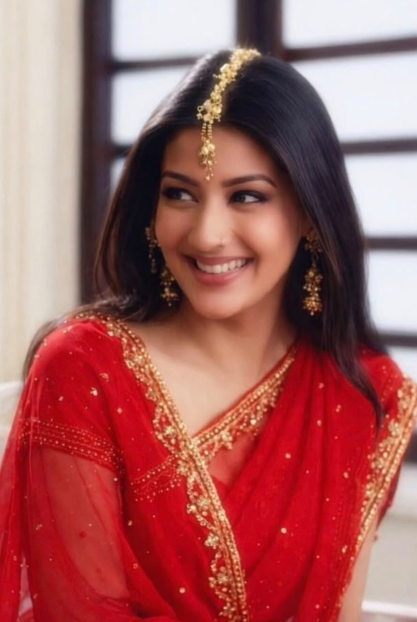
#> input picture reference/baisa_bling/img/i1.jpg, 834 x 1244 px (shown at 1/2 size)
$ python -i face.py   (imports and definitions only)
#> lines starting #> are read from the running program, lines starting #| are printed output that depends on the picture; pictures that were not available may be replaced by others from this repository, and a replacement may not be noted
"""Subject detection (SPEC §7.4): face box + free zone from the keyframes, so the planner never
guesses pixels. OpenCV Haar cascade (bundled XML); falls back to a centred default when no face
is found. All boxes are in 1080×1920 stage pixels."""

from __future__ import annotations

from dataclasses import dataclass
from pathlib import Path
from typing import Any

import structlog

# [1 line that did not run here, left out]

CASCADE = Path(__file__).resolve().parent / "data" / "haarcascade_frontalface_default.xml"
STAGE_W, STAGE_H = 1080, 1920
DEFAULT_FACE = {"x": 330, "y": 620, "w": 420, "h": 520}


@dataclass
class Subject:
    face_box: dict[str, int]
    free_zone: dict[str, int]
    detections: int
    prop_point: dict[str, int] | None = None
    # mean luminance (0-255) of the free zone across keyframes; None when unknown
    wall_luma: float | None = None

    @property
    def wall_is_dark(self) -> bool:
        return self.wall_luma is not None and self.wall_luma < 125

    # [5 lines left out: function as_plan_subject, not called in this run]


def detect_faces(image_path: Path) -> list[tuple[int, int, int, int]]:
    """(x, y, w, h) in the image's own pixels."""
    try:
        import cv2
    except ImportError:  # pragma: no cover
        return []
    img = cv2.imread(str(image_path))
    if img is None:
        return []
    cascade = cv2.CascadeClassifier(str(CASCADE))
    if cascade.empty():
        return []
    gray = cv2.cvtColor(img, cv2.COLOR_BGR2GRAY)
    min_side = max(40, int(min(img.shape[0], img.shape[1]) * 0.12))
    faces = cascade.detectMultiScale(
        gray, scaleFactor=1.1, minNeighbors=5, minSize=(min_side, min_side)
    )
    return [tuple(int(v) for v in f) for f in faces]  # type: ignore[misc]


def subject_from_keyframes(keyframes: list[Path], frame_width: int | None = None) -> Subject:
    """Median face box across keyframes (largest face per frame), scaled to stage pixels."""
    boxes: list[tuple[float, float, float, float]] = []
    for kf in keyframes:
        faces = detect_faces(kf)
        if not faces:
            continue
        x, y, w, h = max(faces, key=lambda f: f[2] * f[3])
        try:
            import cv2

            img = cv2.imread(str(kf))
            iw = img.shape[1] if img is not None else (frame_width or STAGE_W)
        except ImportError:  # pragma: no cover
            iw = frame_width or STAGE_W
        k = STAGE_W / iw
        boxes.append((x * k, y * k, w * k, h * k))
    if not boxes:
        log.info("face_not_found", keyframes=len(keyframes))
        fb: dict[str, int] = dict(DEFAULT_FACE)
        fz = free_zone_for(fb)
        return Subject(fb, fz, 0, prop_point_for(fb), wall_luma(keyframes, fz))
    boxes.sort(key=lambda b: b[1])
    mid = boxes[len(boxes) // 2]
    # Haar boxes hug the face; widen a little for hair and chin so text keeps clear of it.
    bx, by, bw, bh = mid
    fb2: dict[str, int] = {
        "x": int(max(0, bx - 0.12 * bw)),
        "y": int(max(0, by - 0.25 * bh)),
        "w": int(min(STAGE_W, bw * 1.24)),
        "h": int(min(STAGE_H, bh * 1.5)),
    }
    fz = free_zone_for(fb2)
    luma = wall_luma(keyframes, fz)
    log.info("face_found", detections=len(boxes), face=fb2, wall_luma=luma)
    return Subject(fb2, fz, len(boxes), prop_point_for(fb2), luma)


# [37 lines left out: functions free_zone_for, prop_point_for, wall_luma, not called in this run]

>>> import cv2
>>> picture = cv2.imread('../../../reference/baisa_bling/img/i1.jpg', cv2.IMREAD_GRAYSCALE)
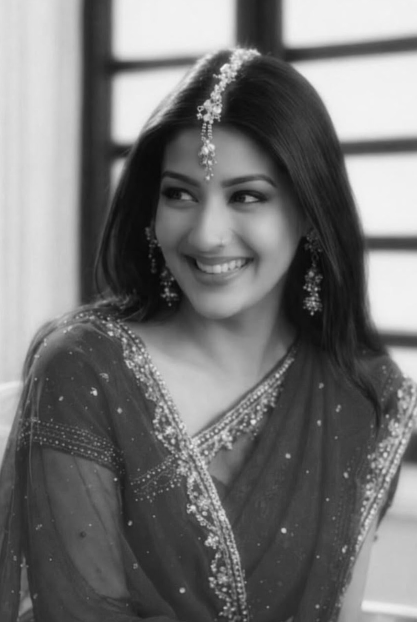
#> picture: shape (1244, 834) (shown at 1/2 size); min 6, max 246, mean 115.8
>>> result = subject_from_keyframes(picture)
#> in detect_faces, img is the input picture: shape (1244, 834, 3); mean B, G, R 94.9, 95.3, 164.2
#> in detect_faces, `faces = cascade.detectMultiScale( gray, scaleFactor=1.1, minNeighbors=..`: faces = [[271, 266, 338, 338]]
#> in subject_from_keyframes, `faces = detect_faces(kf)`: faces = [(271, 266, 338, 338)]
#> in subject_from_keyframes, `x, y, w, h = max(faces, key=lambda f: f[2] * f[3])`: x = 271; y = 266; w = 338
#> in subject_from_keyframes, `iw = img.shape[1] if img is not None else (frame_width or STAGE_W)`: iw = 834
#> in subject_from_keyframes, `k = STAGE_W / iw`: k = 1.29
#> pass 2 of the loop in subject_from_keyframes, `for kf in keyframes:`:
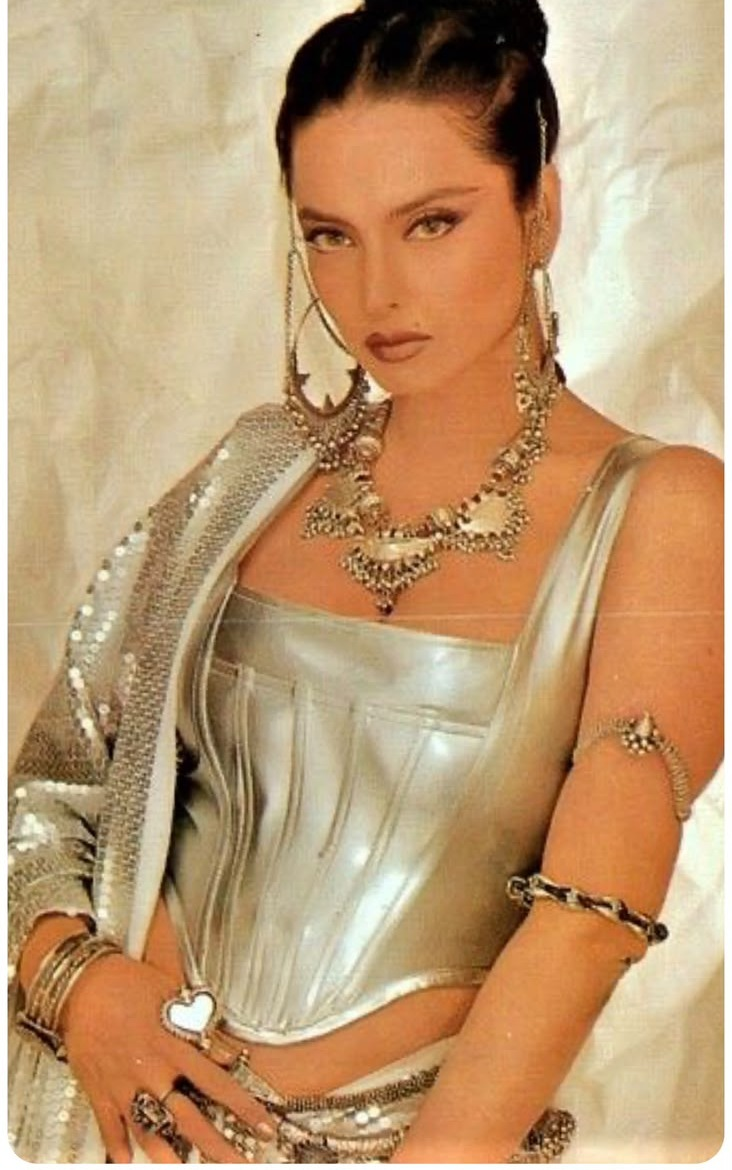
#> input picture reference/baisa_bling/img/i2.jpg, 732 x 1170 px, given in place of 40 240 240 240 239 240 241 241 241
 241 242 242 242 242 242], which was not available
#> in detect_faces, img is the input picture: shape (1170, 732, 3); mean B, G, R 115.2, 154.4, 189.6
#> in detect_faces (call 2), `gray = cv2.cvtColor(img, cv2.COLOR_BGR2GRAY)`:
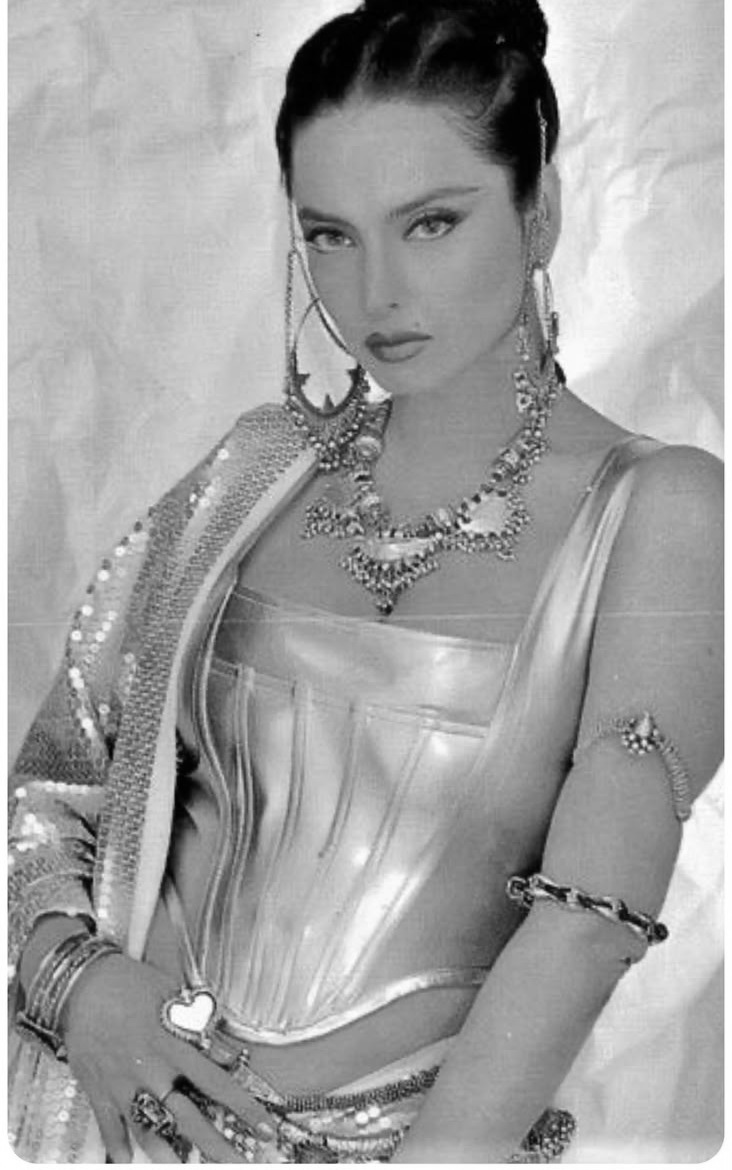
#> gray: shape (1170, 732); min 0, max 255, mean 160.4
#> in detect_faces (call 2), `faces = cascade.detectMultiScale( gray, scaleFactor=1.1, minNeighbors=..`: faces = [[235, 109, 305, 305]]
#> in subject_from_keyframes, `faces = detect_faces(kf)`: faces = [(235, 109, 305, 305)]
#> x = 235; y = 109; w = 305
#> iw = 732
#> k = 1.48
